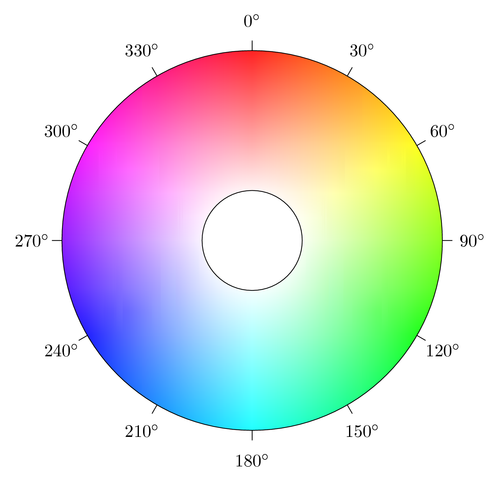
#> input picture colorSegmentation/HSV.png, 500 x 481 px
$ python greenSegmentationHSV.py
#> lines starting #> are read from the running program, lines starting #| are printed output that depends on the picture; after the words box and inside, x2 and y2 are one past the last pixel; in counts of white or black regions, pixels touching at a corner belong together
import cv2
import numpy as np

img = cv2.imread("HSV.png")
#> img is the input picture: shape (481, 500, 3); mean B, G, R 222.3, 222.3, 222.3

hsv_img = cv2.cvtColor(img, cv2.COLOR_RGB2HSV)
#> hsv_img: shape (481, 500, 3); mean H, S, V 39.7, 60.6, 252.3
hue_img, sat_img, val_img = cv2.split(hsv_img)
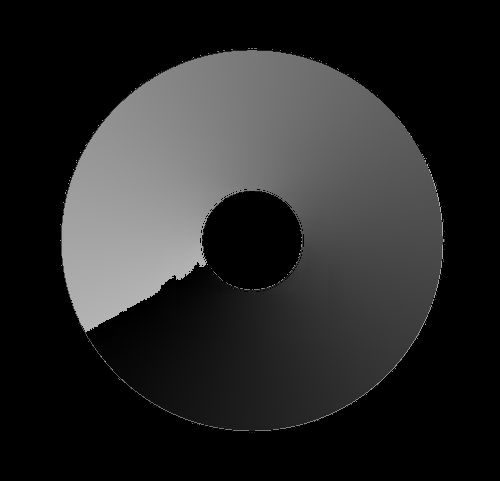
#> hue_img: shape (481, 500); min 0, max 179, mean 39.7
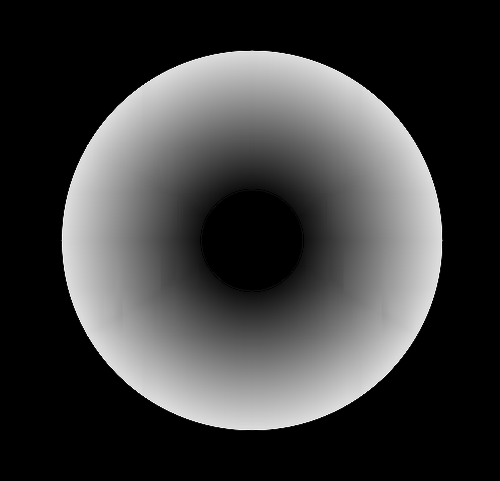
#> sat_img: shape (481, 500); min 0, max 255, mean 60.6
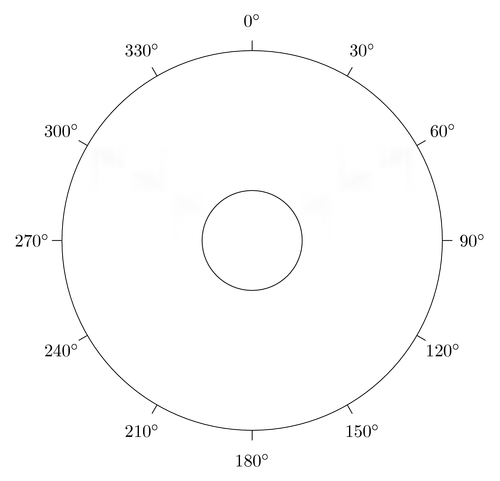
#> val_img: shape (481, 500); min 0, max 255, mean 252.3

thresh = 10
sat_thresh = 100 #raio da coroa circular

low_hue = np.array(40)  #Diminuir aumenta o branco no sentido horario
high_hue = np.array(80) #aumentar aumenta o branco no sentido anti horario


binary_img_hue = cv2.inRange(hue_img,low_hue,high_hue)
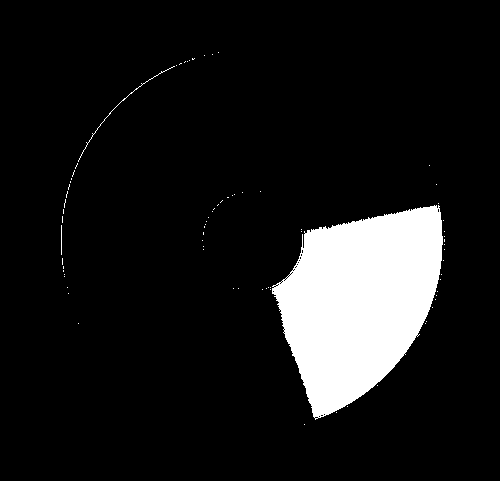
#> binary_img_hue: shape (481, 500); 10% white; 77 white regions (74 under 20 px), largest, box (x1, y1, x2, y2) and area: (272, 205, 443, 420) 23696, (78, 66, 175, 162) 123, (61, 225, 62, 255) 30
binary_img_sat = cv2.inRange(sat_img,sat_thresh,255)
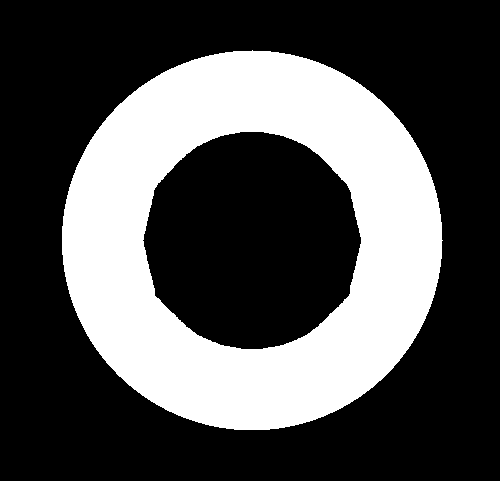
#> binary_img_sat: shape (481, 500); 31.9% white; 1 white region, box (x1, y1, x2, y2) and area: (62, 50, 443, 430) 76775
binarizedImg = cv2.bitwise_and(binary_img_hue,binary_img_sat)
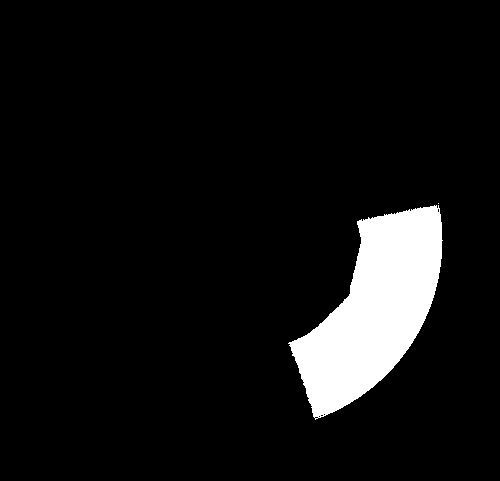
#> binarizedImg: shape (481, 500); 7.2% white; 2 white regions (1 under 20 px), largest, box (x1, y1, x2, y2) and area: (288, 205, 443, 420) 17345

cv2.imshow("hue", binary_img_hue)
cv2.imshow("sat", binary_img_sat)
cv2.imshow("Binarized", binarizedImg)

cv2.waitKey(0)

cv2.destroyAllWindows()
